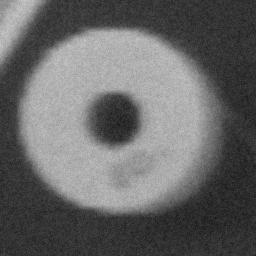
#> input picture img_lab2/RONDELLE.png, 256 x 256 px
$ jupyter execute umbralizacion_dobleP.ipynb
#> lines starting #> are read from the running program, lines starting #| are printed output that depends on the picture; after the words box and inside, x2 and y2 are one past the last pixel; in counts of white or black regions, pixels touching at a corner belong together
[cell 1]
import cv2
import numpy as np
import matplotlib.pyplot as plt
from skimage import exposure

## Visualización

[cell 2]
rondelle= cv2.imread('img_lab2/RONDELLE.png', cv2.IMREAD_GRAYSCALE)
#> rondelle is the input picture: shape (256, 256); min 25, max 203, mean 102.6
plt.imshow(rondelle,cmap='gray', vmin=0, vmax=255)
plt.axis('off')
plt.show()

[cell 3]
hist = cv2.calcHist([rondelle], [0], None, [256], [0, 256])
#> hist = 256 values, max 1541 at index 52, min 0 at index 0, mean 256
plt.plot(hist)
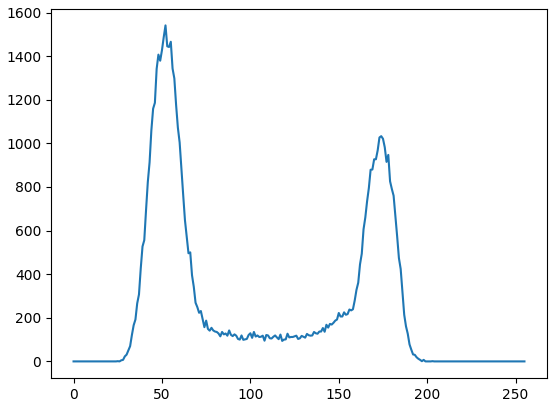
#> figure drawn by matplotlib, 1 panel; curve peaks at x = 52, y = 1541

[cell 4]
angio= cv2.imread('img_lab2/ANGIO.png', cv2.IMREAD_GRAYSCALE)
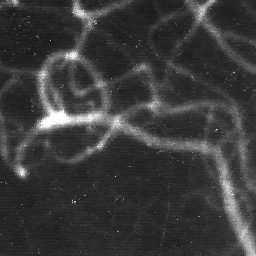
#> input picture img_lab2/ANGIO.png, 256 x 256 px
#> angio is the input picture: shape (256, 256); min 20, max 255, mean 58.9
plt.imshow(angio,cmap='gray', vmin=0, vmax=255)
plt.axis('off')

[cell 5]
hist = cv2.calcHist([angio], [0], None, [256], [0, 256])
#> hist = 256 values, max 3291 at index 39, min 0 at index 0, mean 256
plt.plot(hist)
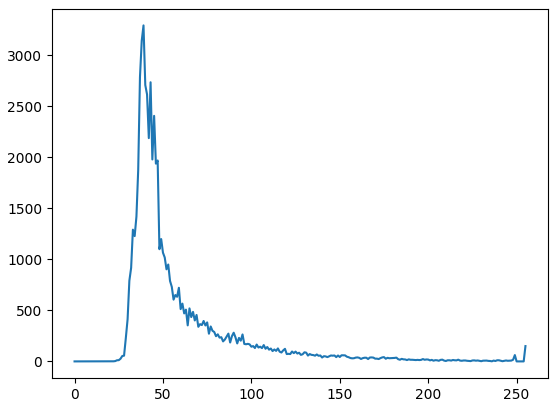
#> figure drawn by matplotlib, 1 panel; curve peaks at x = 39, y = 3291

## Umbralización Simple

[cell 6]
thres_value, thres_image_0 = cv2.threshold(rondelle, 0, 255, cv2.THRESH_BINARY)
#> thres_image_0: shape (256, 256); every value is 255
plt.imshow(thres_image_0,cmap='gray', vmin=0, vmax=255)
plt.axis('off')
plt.show()

hist = cv2.calcHist([thres_image_0], [0], None, [256], [0, 256])
#> hist = 256 values from 0 to 65536
plt.plot(hist)
plt.show()
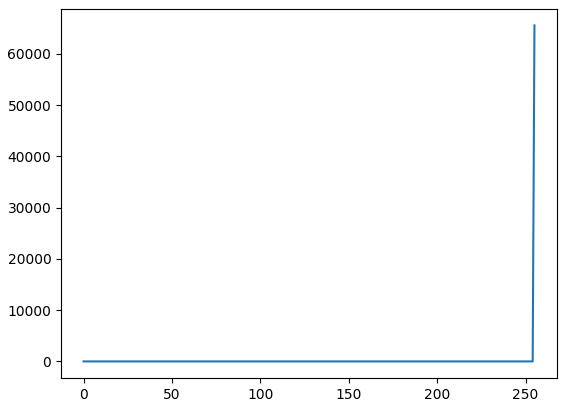
#> figure drawn by matplotlib, 1 panel; curve peaks at x = 255, y = 65536

[cell 7]
thres_value, thres_image_128 = cv2.threshold(rondelle, 128, 255, cv2.THRESH_BINARY)
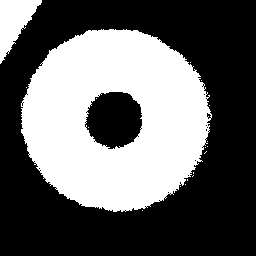
#> thres_image_128: shape (256, 256); 39.3% white; 18 white regions (16 under 20 px), largest, box (x1, y1, x2, y2) and area: (21, 29, 212, 212) 24379, (0, 0, 42, 64) 1383
plt.imshow(thres_image_128,cmap='gray', vmin=0, vmax=255)
plt.axis('off')
plt.show()

hist = cv2.calcHist([thres_image_128], [0], None, [256], [0, 256])
#> hist = 256 values, max 39753 at index 0, min 0 at index 1, mean 256
plt.plot(hist)
plt.show()
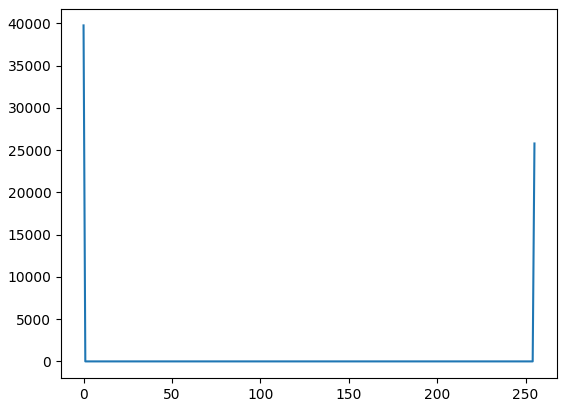
#> figure drawn by matplotlib, 1 panel; curve peaks at x = 0, y = 39753

[cell 8]
thres_value, thres_image_255 = cv2.threshold(rondelle, 255, 255, cv2.THRESH_BINARY)
#> thres_image_255: shape (256, 256); every value is 0
plt.imshow(thres_image_255,cmap='gray', vmin=0, vmax=255)
plt.axis('off')
plt.show()

hist = cv2.calcHist([thres_image_255], [0], None, [256], [0, 256])
#> hist = 256 values, max 65536 at index 0, min 0 at index 1, mean 256
plt.plot(hist)
plt.show()
#> figure, not shown here; curve peaks at x = 0, y = 65536

## Umbralización Doble

[cell 9]
thres_image = cv2.inRange(rondelle, 70, 140)
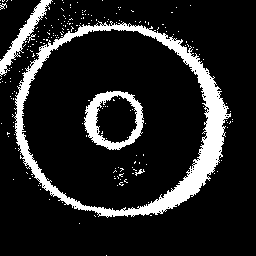
#> thres_image: shape (256, 256); 13.7% white; 204 white regions (198 under 20 px), largest, box (x1, y1, x2, y2) and area: (14, 21, 231, 218) 6451, (84, 91, 144, 150) 1293, (0, 0, 53, 77) 819, (135, 169, 145, 176) 26, (0, 3, 7, 10) 21, (28, 34, 36, 43) 21
plt.imshow(thres_image,cmap='gray', vmin=0, vmax=255)
plt.axis('off')
plt.show()

hist = cv2.calcHist([thres_image], [0], None, [256], [0, 256])
#> hist = 256 values, max 56574 at index 0, min 0 at index 1, mean 256
plt.plot(hist)
plt.show()
#> figure, not shown here; curve peaks at x = 0, y = 56574

[cell 10]
thres_image = cv2.inRange(angio, 70, 140)
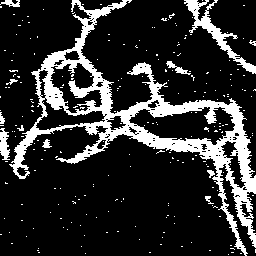
#> thres_image: shape (256, 256); 18% white; 235 white regions (223 under 20 px), largest, box (x1, y1, x2, y2) and area: (9, 0, 256, 256) 9741, (184, 0, 256, 74) 947, (0, 128, 10, 160) 215
plt.imshow(thres_image,cmap='gray', vmin=0, vmax=255)
plt.axis('off')
plt.show()

hist = cv2.calcHist([thres_image], [0], None, [256], [0, 256])
#> hist = 256 values, max 53717 at index 0, min 0 at index 1, mean 256
plt.plot(hist)
plt.show()
#> figure, not shown here; curve peaks at x = 0, y = 53717
